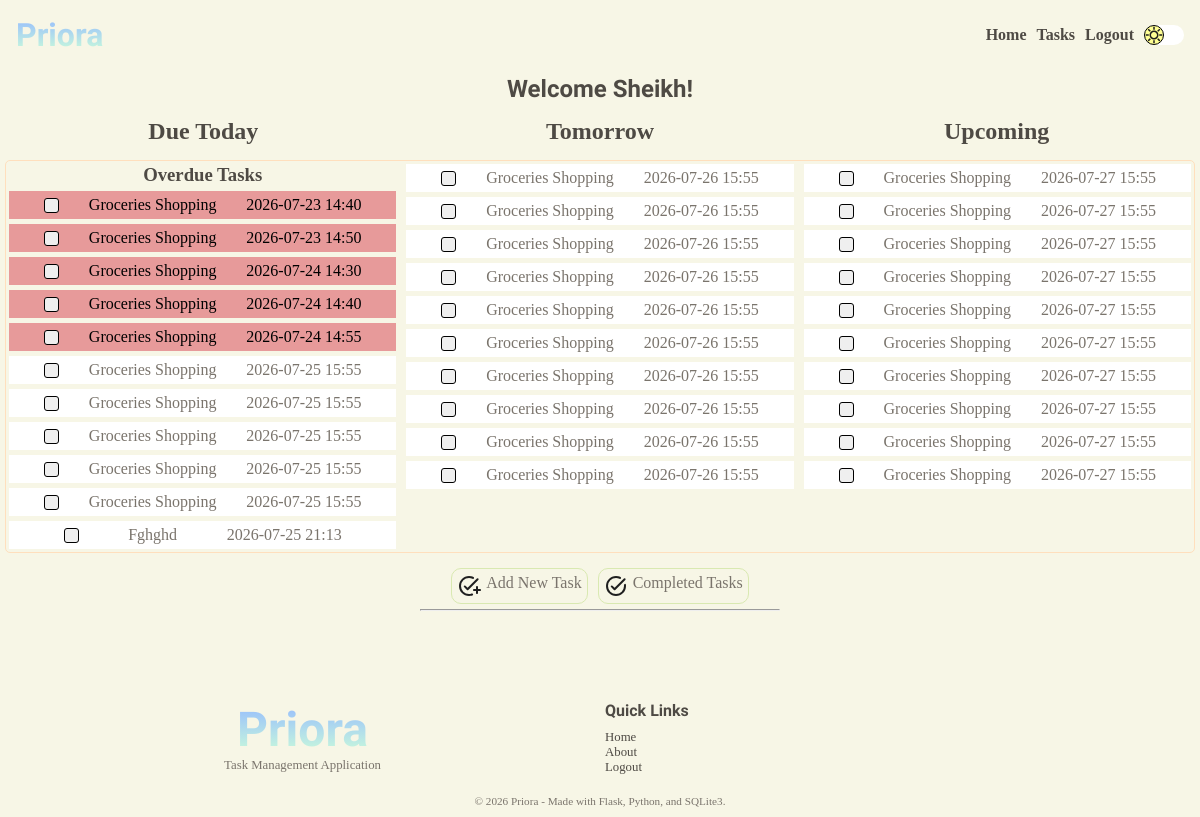
Screenshot of /user/home (signed in) with the database file from the repository.
### tables this page shows
CREATE TABLE "users" (
	                        "user_id"	INTEGER NOT NULL UNIQUE,
	                        "first_name"	TEXT NOT NULL,
	                        "last_name"	TEXT NOT NULL,
                            "email"	TEXT NOT NULL UNIQUE,
                            "password"	TEXT NOT NULL,
                            "memorable"	TEXT NOT NULL,
                            "date_created"	TEXT NOT NULL,
                            "reset"	INTEGER NOT NULL DEFAULT 0,
                            "new_user"	INTEGER NOT NULL DEFAULT 1,
                            PRIMARY KEY("user_id" AUTOINCREMENT)
                            );

CREATE TABLE "tasks" (
                            "task_id"	INTEGER NOT NULL UNIQUE,
                            "user_id"	INTEGER NOT NULL,
                            "title"	TEXT NOT NULL,
                            "description"	TEXT NOT NULL,
                            "due_date"	TEXT NOT NULL,
                            "due_time"	TEXT NOT NULL,
                            "completion_date"	TEXT,
                            "completion_time"	TEXT,
                            "completed"	INTEGER NOT NULL DEFAULT 0,
                            PRIMARY KEY("task_id" AUTOINCREMENT),
                            FOREIGN KEY("user_id") 
                                REFERENCES "users"("user_id")
                                ON DELETE CASCADE
                            );

### app.py (the view, shortened to what this page needs)
@app.route("/user/home", methods=["GET", "POST"])
@login_required
@password_reset_required
def account():
    title = "Welcome Back!"
    user = find_user_by_id(session.get("user-id"))
    new_user = bool(user["new_user"])
    tasks = load_tasks(user)
    date = datetime.now().replace(microsecond=0).date()
    today = date
    tomorrow = date + timedelta(days=1)
    future = date + timedelta(days=2)
    todays = search_tasks_by_date(today, user)
    tomorrows = search_tasks_by_date(tomorrow, user)
    upcoming = search_upcoming_tasks(future, user)
    overdue = search_overdue_tasks(today, user)
    return render_template(
        "user/home.html",
        title=title,
        tasks=tasks,
        new_user=new_user,
        todays=todays,
        tomorrows=tomorrows,
        upcoming=upcoming,
        user=user,
        overdue=overdue,
    )

### app.py (called while the page is built)
@app.after_request
def security_headers(response):
    response.headers["Content-Security-Policy"] = (
        "default-src 'self'; "
        "script-src 'self'; "
        "style-src 'self' https://fonts.googleapis.com; "
        "font-src 'self' https://fonts.gstatic.com;"
    )
    return response

### services/auth.py (called while the page is built)
def login_required(f):
    @wraps(f)
    def decorated_function(*args, **kwargs):
        if session.get("user-id") is None:
            return redirect(url_for("login"))
        return f(*args, **kwargs)
    return decorated_function

def password_reset_required(f):
    @wraps(f)
    def decorated_function(*args, **kwargs):
        reset_req = is_reset_req(session.get("user-id"))
        if reset_req:
            return redirect(url_for("change_password"))
        return f(*args, **kwargs)
    return decorated_function

### services/database.py (called while the page is built)
def connect_database():
    os.makedirs("instance", exist_ok=True)
    connection = sqlite3.connect("instance/task-manager.db")
    connection.row_factory = sqlite3.Row
    connection.execute("PRAGMA foreign_keys = ON;")
    return connection

def find_tasks_before_date(date, user_id):
    connection = connect_database()
    cursor = connection.cursor()
    try:
        cursor.execute(
            """SELECT * FROM tasks WHERE completed = 0 AND user_id = ? and due_date < ? ORDER BY due_date ASC, due_time ASC LIMIT 5;""",
            (user_id, date),
        )
        tasks = cursor.fetchall()
        return tasks
    except Exception as e:
        print(e)
        return False
    finally:
        connection.close()

def find_user_by_id(user_id):
    connection = connect_database()
    cursor = connection.cursor()
    try:
        cursor.execute(
            """SELECT * FROM users WHERE user_id = ?;""",
            (user_id,),
        )
        user = cursor.fetchone()
        return user
    except Exception as e:
        print(e)
        return False
    finally:
        connection.close()

def is_reset_req(user_id):
    connection = connect_database()
    cursor = connection.cursor()
    try:
        cursor.execute(
            """SELECT reset FROM users WHERE user_id = ?;""",
            (user_id,),
        )
        required = cursor.fetchone()
        return bool(required and required["reset"] == 1)
    except Exception as e:
        print(e)
        return False
    finally:
        connection.close()

### services/tasks.py (called while the page is built)
def load_tasks(user):
    tasks = all_tasks(user)
    if tasks:
        return tasks
    return None

### templates/user/home.html (shortened to what this page needs)
{% extends 'layout.html' %} {% block content %}
<section class="user-home-section">
  <h1>Welcome {{ user['first_name'].title() }}!</h1>
  {% if tasks and not new_user %}
  <div class="row-title">
    <div>
      <h2>Due Today</h2>
    </div>
    <div>
      <h2 class="show-on-tablet">Tomorrow</h2>
    </div>
    <div>
      <h2 class="show-on-desktop">Upcoming</h2>
    </div>
  </div>
  {% endif %}
  <div class="user-home-tasks-grid">
    {% if tasks and not new_user %}
    <div class="task-column">
      {% if overdue %}
      <h3>Overdue Tasks</h3>
      {% for task in overdue %}
      <a href="{{ url_for('task', task_id = task['task_id']) }}">
        <div class="user-home-tasks-card overdue">
          <form action="" method="post">
            <button type="submit" class="task-button">
            </button>
            <p>{{ task['title'].title() }}</p>
            <p>{{ task['due_date'] }} {{ task['due_time'] }}</p>
          </form>
        </div>
      </a>
      {% endfor %} {% endif %} {% if todays %} {% for task in todays %}
      <a href="{{ url_for('task', task_id = task['task_id']) }}">
        <div class="user-home-tasks-card">
          <form action="" method="post">
            <button type="submit" class="task-button">
            </button>
            <p>{{ task['title'].title() }}</p>
            <p>{{ task['due_date'] }} {{ task['due_time'] }}</p>
          </form>
        </div>
      </a>
      {% endfor %} {% else %}
      <p>No tasks for today</p>
      {% endif %}
    </div>
    <div class="task-column show-on-tablet">
      {% if tomorrows %} {% for task in tomorrows %}
      <a href="{{ url_for('task', task_id = task['task_id']) }}">
        <div class="user-home-tasks-card">
          <form action="" method="post">
            <button type="submit" class="task-button">
            </button>
            <p>{{ task['title'].title() }}</p>
            <p>{{ task['due_date'] }} {{ task['due_time'] }}</p>
          </form>
        </div>
      </a>
      {% endfor %} {% else %}
      <p>No tasks for tomorrow</p>
      {% endif %}
    </div>
    <div class="task-column show-on-desktop">
      {% if upcoming %} {% for task in upcoming %}
      <a href="{{ url_for('task', task_id = task['task_id']) }}">
        <div class="user-home-tasks-card">
          <form action="" method="post">
            <button type="submit" class="task-button">
            </button>
            <p>{{ task['title'].title() }}</p>
            <p>{{ task['due_date'] }} {{ task['due_time'] }}</p>
          </form>
        </div>
      </a>
      {% endfor %} {% else %}
      <p>No tasks scheduled for later</p>
      {% endif %}
    </div>
    {% elif new_user and not tasks %}
    <div class="empty-column"></div>
    <div class="no-tasks">
      <p>Start by adding your first task!</p>
    </div>
    <div class="empty-column"></div>
    {% else %}
    <div class="empty-column"></div>
    <div class="no-tasks">
      <p>No tasks, add a task!</p>
    </div>
    <div class="empty-column"></div>
    {% endif %}
  </div>
  <div>
    <aside class="user-home-options">
      <a href="{{url_for('add_task')}}">
        <div>
          <p>Add New Task</p>
        </div>
      </a>
      <a href="">
        <div>
          <p>Completed Tasks</p>
        </div>
      </a>
    </aside>
  </div>
</section>
{% endblock content %}

### static/css/base.css (style rules this page uses)
:root { --bg-color: #F7F6E6; --bg-task-card: white; --surface-color: #FFFFFF; --surface-secondary: #FFF8EF; --hero-gradient: linear-gradient(90deg, #CDFFD8 0%, #94B9FF 100%); --hero-bg-mb: url('/static/media/light-bg-mobile.gif'); --hero-bg-dk: url('/static/media/light-bg-desktop.gif'); --box-shadow: #4E4A44; --night-mode-button: url('/static/media/day.svg'); --primary-text: #4E4A44; --secondary-text: #7A746C; --accent-peach: #FFDFBD; --accent-beige: #E2C0AE; --accent-green: #D9E9B1; --accent-yellow: #F2EAA0; --border-color: #E7DFC9; --scrollbar-color: #E2C0AE; --success: #B8D98A; --warning: #F2EAA0; --danger: #E79A9A; --info: #AFCFEA; }
* { box-sizing: border-box; margin: 0; padding: 0; scrollbar-width: thin; scrollbar-color: #94B9FF var(--bg-color); }
html { overflow-x: hidden; scroll-behavior: smooth; }
body { background-color: var(--bg-color); font-family: cursive; overflow-x: hidden; }
h1, h2, h3, h4, h5, h6 { color: var(--primary-text) }
h1 { font-family: 'Leckerli One', cursive; }
p { color: var(--secondary-text); font-family: cursive; }
a { text-decoration: none; color: var(--primary-text) }

### static/css/pages/user/user-home.css (style rules this page uses)
.user-home-section { display: flex; flex-direction: column; padding: 5px; text-align: center; gap: 15px; }
.user-home-tasks-grid { display: grid; grid-template-columns: repeat(1, 1fr); gap: 10px; padding: 3px; border-radius: 5px;; border: 1px solid var(--accent-peach); }
.user-home-tasks-card { display: flex; justify-content: space-evenly; align-items: center; padding: 5px; background-color: var(--bg-task-card); }
.task-button { width: 15px; height: 15px; border: 1px solid black; border-radius: 3px; }
.task-column { display: flex; flex-direction: column; gap: 5px; }
.user-home-tasks-card form { display: flex; justify-content: space-evenly; align-items: center; width: 100%; }
.user-home-tasks-card.overdue { background-color: var(--danger); }
.user-home-tasks-card.overdue p { color: black; }
.user-home-options { justify-content: center; align-items: center; display: flex; gap: 10px; }
.user-home-options > a { border: 1px solid var(--accent-green); border-radius: 10px; padding: 5px; display: flex; text-align: center; justify-content: center; align-items: center; gap: 5px; }
.user-home-options > a > div { display: flex; gap: 5px; }
.row-title { display: grid; grid-template-columns: repeat(1fr); justify-content: center; align-items: center; text-align: center; }
.row-title > div { display: flex; justify-content: center; align-items: center; text-align: center; }
.show-on-tablet { display: none; }
.show-on-desktop { display: none; }
@media screen and (min-width: 1000px) { .row-title { grid-template-columns: repeat(3, 1fr); } }
@media screen and (min-width: 1000px) { .show-on-desktop { display: flex; } }
@media screen and (min-width: 1000px) { .user-home-tasks-grid { grid-template-columns: repeat(3, 1fr); } }
@media screen and (min-width: 1000px) { .show-on-tablet { display: flex; } }

### rows the page displays
users: first_name "Sheikh"
tasks: title "Groceries Shopping", due_date "2026-07-23", due_time "14:40"
tasks: title "Groceries Shopping", due_date "2026-07-23", due_time "14:50"
tasks: title "Groceries Shopping", due_date "2026-07-24", due_time "14:30"
tasks: title "Groceries Shopping", due_date "2026-07-24", due_time "14:40"
tasks: title "Groceries Shopping", due_date "2026-07-24", due_time "14:55"
tasks: title "Groceries Shopping", due_date "2026-07-25", due_time "15:55"
tasks: title "Groceries Shopping", due_date "2026-07-25", due_time "15:55"
tasks: title "Groceries Shopping", due_date "2026-07-25", due_time "15:55"
tasks: title "Groceries Shopping", due_date "2026-07-25", due_time "15:55"
tasks: title "Groceries Shopping", due_date "2026-07-25", due_time "15:55"
tasks: title "Fghghd", due_date "2026-07-25", due_time "21:13"
tasks: title "Groceries Shopping", due_date "2026-07-26", due_time "15:55"
tasks: title "Groceries Shopping", due_date "2026-07-26", due_time "15:55"
tasks: title "Groceries Shopping", due_date "2026-07-26", due_time "15:55"
tasks: title "Groceries Shopping", due_date "2026-07-26", due_time "15:55"
tasks: title "Groceries Shopping", due_date "2026-07-26", due_time "15:55"
tasks: title "Groceries Shopping", due_date "2026-07-26", due_time "15:55"
tasks: title "Groceries Shopping", due_date "2026-07-26", due_time "15:55"
tasks: title "Groceries Shopping", due_date "2026-07-26", due_time "15:55"
tasks: title "Groceries Shopping", due_date "2026-07-26", due_time "15:55"
tasks: title "Groceries Shopping", due_date "2026-07-26", due_time "15:55"
tasks: title "Groceries Shopping", due_date "2026-07-27", due_time "15:55"
tasks: title "Groceries Shopping", due_date "2026-07-27", due_time "15:55"
tasks: title "Groceries Shopping", due_date "2026-07-27", due_time "15:55"
tasks: title "Groceries Shopping", due_date "2026-07-27", due_time "15:55"
tasks: title "Groceries Shopping", due_date "2026-07-27", due_time "15:55"
tasks: title "Groceries Shopping", due_date "2026-07-27", due_time "15:55"
tasks: title "Groceries Shopping", due_date "2026-07-27", due_time "15:55"
tasks: title "Groceries Shopping", due_date "2026-07-27", due_time "15:55"
tasks: title "Groceries Shopping", due_date "2026-07-27", due_time "15:55"
tasks: title "Groceries Shopping", due_date "2026-07-27", due_time "15:55"
